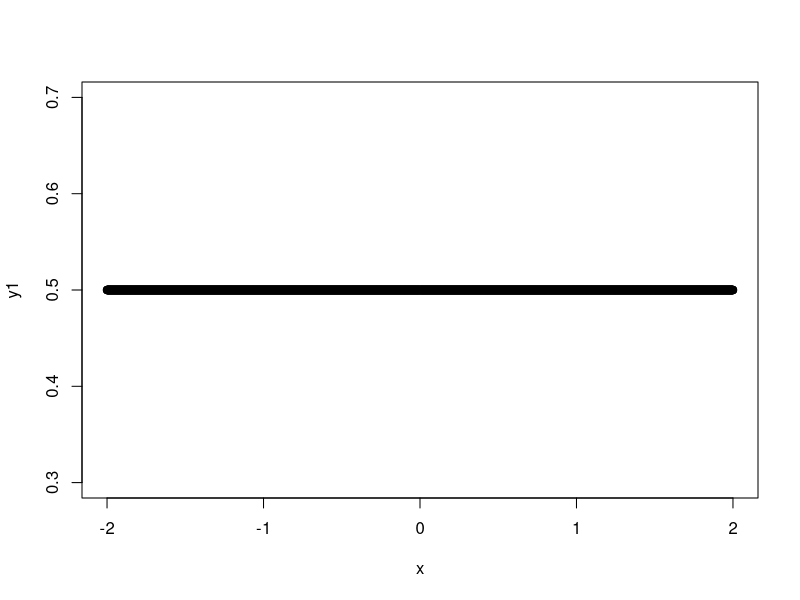
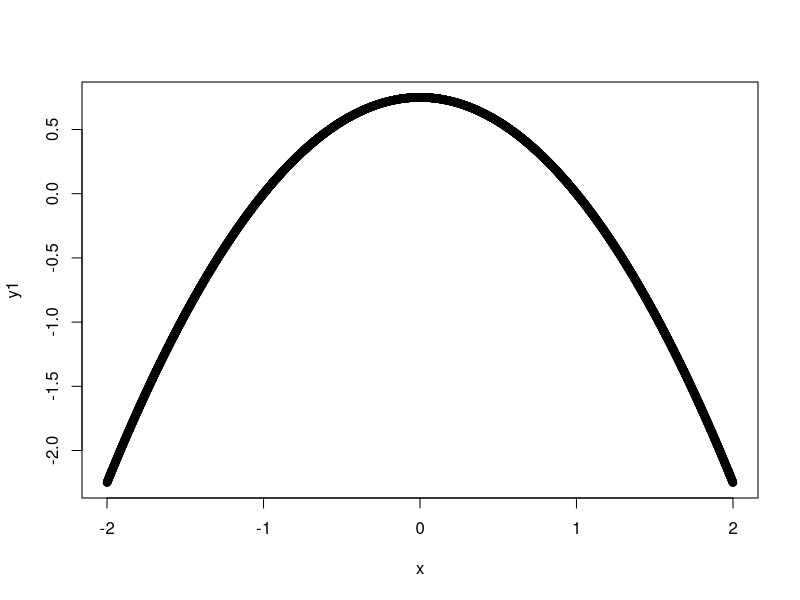

Generate these figures, in order, with R:
#Part(a):
x<- seq(-2,2,0.001);
y1<- 1/2*(x/x)
plot(y1~x)

#Part(b):
x<- seq(-2,2,0.001);
y1<- (3*(1-x^2))/4
plot(y1~x)

